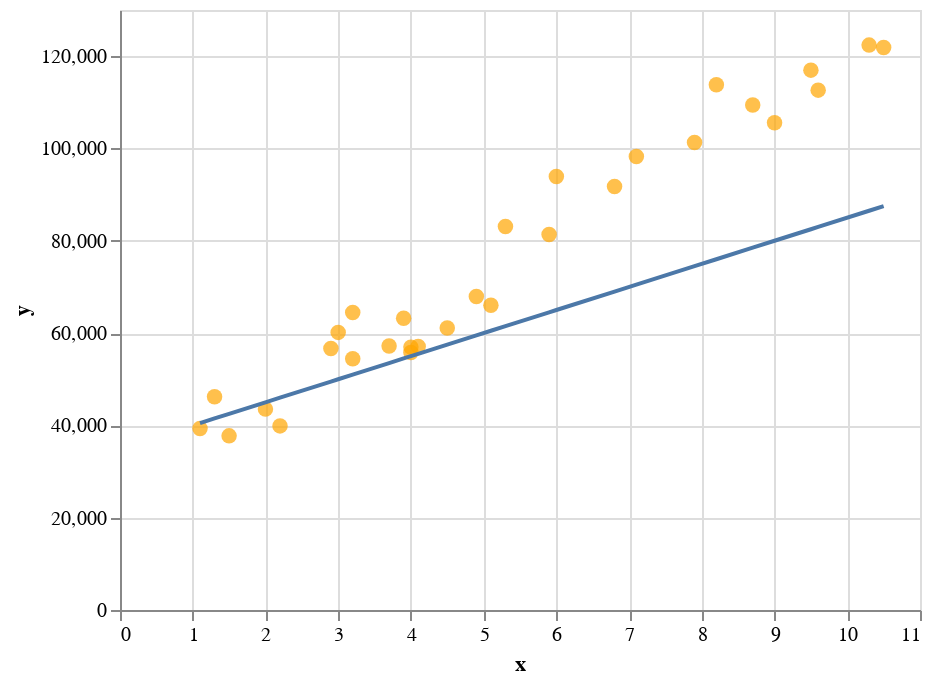

Here is the notebook cell this chart was saved with:
### Markdown cell above
**[4.6]** Choose 2 new values for the model parameters (`a` and `b`) and use the defined function to check the predictions results

### Code cell
check_parameters(5000,35000,x,y)

### Figure 1 — Vega-Lite specification as saved in the notebook (floating-point values rounded to 4 significant figures)
{"config": {"view": {"continuousWidth": 400, "continuousHeight": 300}}, "layer": [{"data": {"name": "data-1ee9df97fb10d69c78502e814767ebb8"}, "mark": {"type": "circle", "color": "orange", "size": 60}, "encoding": {"x": {"field": "x", "type": "quantitative"}, "y": {"field": "y", "type": "quantitative"}}}, {"data": {"name": "data-d22f6cad500d7c326119cfa758e0aa55"}, "mark": "line", "encoding": {"x": {"field": "x", "type": "quantitative"}, "y": {"field": "y", "type": "quantitative"}}}], "$schema": "https://vega.github.io/schema/vega-lite/v4.17.0.json", "datasets": {"data-1ee9df97fb10d69c78502e814767ebb8": [{"x": 1.1, "y": 39340.0}, {"x": 1.3, "y": 46200.0}, {"x": 1.5, "y": 37730.0}, {"x": 2.0, "y": 43520.0}, {"x": 2.2, "y": 39890.0}, {"x": 2.9, "y": 56640.0}, {"x": 3.0, "y": 60150.0}, {"x": 3.2, "y": 54440.0}, {"x": 3.2, "y": 64440.0}, {"x": 3.7, "y": 57190.0}, {"x": 3.9, "y": 63220.0}, {"x": 4.0, "y": 55790.0}, {"x": 4.0, "y": 56960.0}, {"x": 4.1, "y": 57080.0}, {"x": 4.5, "y": 61110.0}, {"x": 4.9, "y": 67940.0}, {"x": 5.1, "y": 66030.0}, {"x": 5.3, "y": 83090.0}, {"x": 5.9, "y": 81360.0}, {"x": 6.0, "y": 93940.0}, {"x": 6.8, "y": 91740.0}, {"x": 7.1, "y": 98270.0}, {"x": 7.9, "y": 101300.0}, {"x": 8.2, "y": 113800.0}, {"x": 8.7, "y": 109400.0}, {"x": 9.0, "y": 105600.0}, {"x": 9.5, "y": 117000.0}, {"x": 9.6, "y": 112600.0}, {"x": 10.3, "y": 122400.0}, {"x": 10.5, "y": 121900.0}], "data-d22f6cad500d7c326119cfa758e0aa55": [{"x": 1.1, "y": 40500.0}, {"x": 1.3, "y": 41500.0}, {"x": 1.5, "y": 42500.0}, {"x": 2.0, "y": 45000.0}, {"x": 2.2, "y": 46000.0}, {"x": 2.9, "y": 49500.0}, {"x": 3.0, "y": 50000.0}, {"x": 3.2, "y": 51000.0}, {"x": 3.2, "y": 51000.0}, {"x": 3.7, "y": 53500.0}, {"x": 3.9, "y": 54500.0}, {"x": 4.0, "y": 55000.0}, {"x": 4.0, "y": 55000.0}, {"x": 4.1, "y": 55500.0}, {"x": 4.5, "y": 57500.0}, {"x": 4.9, "y": 59500.0}, {"x": 5.1, "y": 60500.0}, {"x": 5.3, "y": 61500.0}, {"x": 5.9, "y": 64500.0}, {"x": 6.0, "y": 65000.0}, {"x": 6.8, "y": 69000.0}, {"x": 7.1, "y": 70500.0}, {"x": 7.9, "y": 74500.0}, {"x": 8.2, "y": 76000.0}, {"x": 8.7, "y": 78500.0}, {"x": 9.0, "y": 80000.0}, {"x": 9.5, "y": 82500.0}, {"x": 9.6, "y": 83000.0}, {"x": 10.3, "y": 86500.0}, {"x": 10.5, "y": 87500.0}]}}
